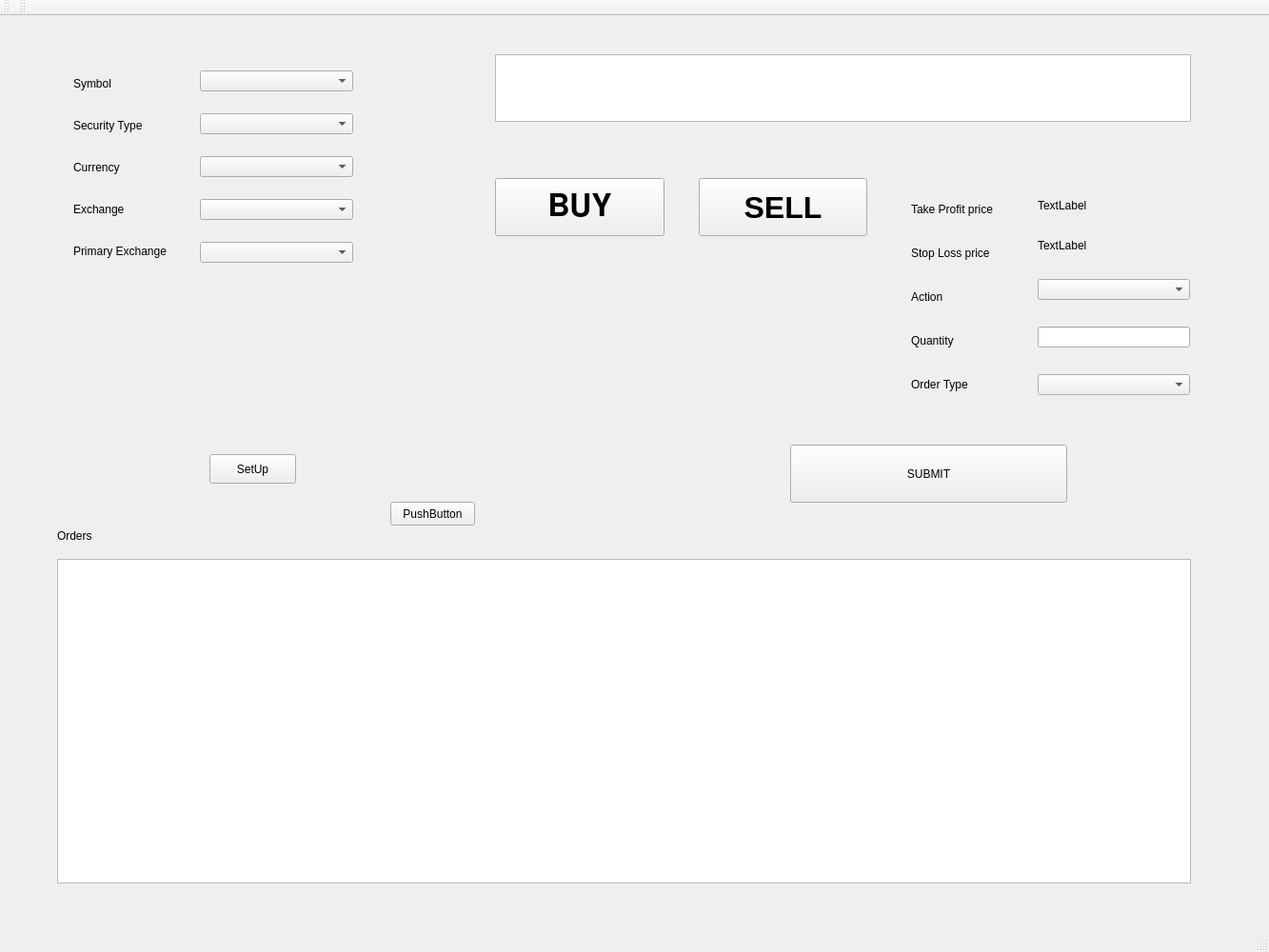
<?xml version="1.0" encoding="UTF-8"?>
<ui version="4.0">
 <class>MainWindow</class>
 <widget class="QMainWindow" name="MainWindow">
  <property name="geometry">
   <rect>
    <x>0</x>
    <y>0</y>
    <width>1333</width>
    <height>1000</height>
   </rect>
  </property>
  <property name="sizePolicy">
   <sizepolicy hsizetype="Expanding" vsizetype="Fixed">
    <horstretch>0</horstretch>
    <verstretch>0</verstretch>
   </sizepolicy>
  </property>
  <property name="windowTitle">
   <string>MainWindow</string>
  </property>
  <widget class="QWidget" name="centralwidget">
   <property name="sizePolicy">
    <sizepolicy hsizetype="Expanding" vsizetype="Fixed">
     <horstretch>0</horstretch>
     <verstretch>0</verstretch>
    </sizepolicy>
   </property>
   <widget class="QStackedWidget" name="stackedWidget">
    <property name="geometry">
     <rect>
      <x>0</x>
      <y>0</y>
      <width>1301</width>
      <height>1030</height>
     </rect>
    </property>
    <property name="currentIndex">
     <number>0</number>
    </property>
    <widget class="QWidget" name="page">
     <widget class="QWidget" name="layoutWidget">
      <property name="geometry">
       <rect>
        <x>520</x>
        <y>170</y>
        <width>391</width>
        <height>61</height>
       </rect>
      </property>
      <layout class="QHBoxLayout" name="horizontalLayout">
       <item>
        <widget class="QPushButton" name="buyButton">
         <property name="sizePolicy">
          <sizepolicy hsizetype="Minimum" vsizetype="Preferred">
           <horstretch>0</horstretch>
           <verstretch>0</verstretch>
          </sizepolicy>
         </property>
         <property name="font">
          <font>
           <family>FreeSans</family>
           <pointsize>24</pointsize>
           <weight>75</weight>
           <bold>true</bold>
          </font>
         </property>
         <property name="text">
          <string>BUY</string>
         </property>
        </widget>
       </item>
       <item>
        <spacer name="horizontalSpacer">
         <property name="orientation">
          <enum>Qt::Horizontal</enum>
         </property>
         <property name="sizeType">
          <enum>QSizePolicy::Maximum</enum>
         </property>
         <property name="sizeHint" stdset="0">
          <size>
           <width>30</width>
           <height>28</height>
          </size>
         </property>
        </spacer>
       </item>
       <item>
        <widget class="QPushButton" name="sellButton">
         <property name="sizePolicy">
          <sizepolicy hsizetype="Minimum" vsizetype="Preferred">
           <horstretch>0</horstretch>
           <verstretch>0</verstretch>
          </sizepolicy>
         </property>
         <property name="font">
          <font>
           <pointsize>24</pointsize>
           <weight>75</weight>
           <bold>true</bold>
          </font>
         </property>
         <property name="autoFillBackground">
          <bool>true</bool>
         </property>
         <property name="styleSheet">
          <string notr="true"/>
         </property>
         <property name="text">
          <string>SELL</string>
         </property>
        </widget>
       </item>
      </layout>
     </widget>
     <widget class="QTableView" name="orderTableView">
      <property name="geometry">
       <rect>
        <x>60</x>
        <y>570</y>
        <width>1191</width>
        <height>341</height>
       </rect>
      </property>
     </widget>
     <widget class="QPushButton" name="pushButton">
      <property name="geometry">
       <rect>
        <x>410</x>
        <y>510</y>
        <width>89</width>
        <height>25</height>
       </rect>
      </property>
      <property name="text">
       <string>PushButton</string>
      </property>
     </widget>
     <widget class="QPushButton" name="pushButton_2">
      <property name="geometry">
       <rect>
        <x>830</x>
        <y>450</y>
        <width>291</width>
        <height>61</height>
       </rect>
      </property>
      <property name="text">
       <string>SUBMIT</string>
      </property>
     </widget>
     <widget class="QLabel" name="label_2">
      <property name="geometry">
       <rect>
        <x>60</x>
        <y>530</y>
        <width>191</width>
        <height>31</height>
       </rect>
      </property>
      <property name="text">
       <string>Orders</string>
      </property>
     </widget>
     <widget class="QTableView" name="dataTableView">
      <property name="geometry">
       <rect>
        <x>520</x>
        <y>40</y>
        <width>731</width>
        <height>71</height>
       </rect>
      </property>
     </widget>
     <widget class="QWidget" name="verticalLayoutWidget">
      <property name="geometry">
       <rect>
        <x>210</x>
        <y>40</y>
        <width>161</width>
        <height>241</height>
       </rect>
      </property>
      <layout class="QVBoxLayout" name="verticalLayout">
       <item>
        <widget class="QComboBox" name="symbolComboBox"/>
       </item>
       <item>
        <widget class="QComboBox" name="securityTypeComboBox"/>
       </item>
       <item>
        <widget class="QComboBox" name="currencyComboBox"/>
       </item>
       <item>
        <widget class="QComboBox" name="exchangeComboBox"/>
       </item>
       <item>
        <widget class="QComboBox" name="primaryExchangeComboBox"/>
       </item>
      </layout>
     </widget>
     <widget class="QWidget" name="verticalLayoutWidget_2">
      <property name="geometry">
       <rect>
        <x>70</x>
        <y>40</y>
        <width>131</width>
        <height>241</height>
       </rect>
      </property>
      <layout class="QVBoxLayout" name="verticalLayout_2">
       <property name="spacing">
        <number>6</number>
       </property>
       <property name="sizeConstraint">
        <enum>QLayout::SetDefaultConstraint</enum>
       </property>
       <property name="leftMargin">
        <number>7</number>
       </property>
       <item>
        <widget class="QLabel" name="symbolLabel">
         <property name="sizePolicy">
          <sizepolicy hsizetype="Preferred" vsizetype="Fixed">
           <horstretch>0</horstretch>
           <verstretch>0</verstretch>
          </sizepolicy>
         </property>
         <property name="text">
          <string>Symbol</string>
         </property>
        </widget>
       </item>
       <item>
        <widget class="QLabel" name="label_11">
         <property name="sizePolicy">
          <sizepolicy hsizetype="Preferred" vsizetype="Fixed">
           <horstretch>0</horstretch>
           <verstretch>0</verstretch>
          </sizepolicy>
         </property>
         <property name="text">
          <string>Security Type</string>
         </property>
        </widget>
       </item>
       <item>
        <widget class="QLabel" name="label_10">
         <property name="sizePolicy">
          <sizepolicy hsizetype="Preferred" vsizetype="Fixed">
           <horstretch>0</horstretch>
           <verstretch>0</verstretch>
          </sizepolicy>
         </property>
         <property name="text">
          <string>Currency</string>
         </property>
        </widget>
       </item>
       <item>
        <widget class="QLabel" name="label_6">
         <property name="sizePolicy">
          <sizepolicy hsizetype="Preferred" vsizetype="Fixed">
           <horstretch>0</horstretch>
           <verstretch>0</verstretch>
          </sizepolicy>
         </property>
         <property name="text">
          <string>Exchange</string>
         </property>
        </widget>
       </item>
       <item>
        <widget class="QLabel" name="label_5">
         <property name="sizePolicy">
          <sizepolicy hsizetype="Preferred" vsizetype="Fixed">
           <horstretch>0</horstretch>
           <verstretch>0</verstretch>
          </sizepolicy>
         </property>
         <property name="text">
          <string>Primary Exchange</string>
         </property>
        </widget>
       </item>
      </layout>
     </widget>
     <widget class="QWidget" name="verticalLayoutWidget_3">
      <property name="geometry">
       <rect>
        <x>950</x>
        <y>170</y>
        <width>128</width>
        <height>251</height>
       </rect>
      </property>
      <layout class="QVBoxLayout" name="verticalLayout_3">
       <property name="spacing">
        <number>6</number>
       </property>
       <property name="sizeConstraint">
        <enum>QLayout::SetDefaultConstraint</enum>
       </property>
       <property name="leftMargin">
        <number>7</number>
       </property>
       <item>
        <widget class="QLabel" name="label_13">
         <property name="sizePolicy">
          <sizepolicy hsizetype="Preferred" vsizetype="Fixed">
           <horstretch>0</horstretch>
           <verstretch>0</verstretch>
          </sizepolicy>
         </property>
         <property name="text">
          <string>Take Profit price</string>
         </property>
        </widget>
       </item>
       <item>
        <widget class="QLabel" name="label_14">
         <property name="sizePolicy">
          <sizepolicy hsizetype="Preferred" vsizetype="Fixed">
           <horstretch>0</horstretch>
           <verstretch>0</verstretch>
          </sizepolicy>
         </property>
         <property name="text">
          <string>Stop Loss price</string>
         </property>
        </widget>
       </item>
       <item>
        <widget class="QLabel" name="symbolLabel_2">
         <property name="sizePolicy">
          <sizepolicy hsizetype="Preferred" vsizetype="Fixed">
           <horstretch>0</horstretch>
           <verstretch>0</verstretch>
          </sizepolicy>
         </property>
         <property name="text">
          <string>Action</string>
         </property>
        </widget>
       </item>
       <item>
        <widget class="QLabel" name="label_12">
         <property name="sizePolicy">
          <sizepolicy hsizetype="Preferred" vsizetype="Fixed">
           <horstretch>0</horstretch>
           <verstretch>0</verstretch>
          </sizepolicy>
         </property>
         <property name="text">
          <string>Quantity</string>
         </property>
        </widget>
       </item>
       <item>
        <widget class="QLabel" name="label_15">
         <property name="sizePolicy">
          <sizepolicy hsizetype="Preferred" vsizetype="Fixed">
           <horstretch>0</horstretch>
           <verstretch>0</verstretch>
          </sizepolicy>
         </property>
         <property name="text">
          <string>Order Type</string>
         </property>
        </widget>
       </item>
      </layout>
     </widget>
     <widget class="QWidget" name="verticalLayoutWidget_4">
      <property name="geometry">
       <rect>
        <x>1090</x>
        <y>170</y>
        <width>160</width>
        <height>251</height>
       </rect>
      </property>
      <layout class="QVBoxLayout" name="verticalLayout_4">
       <item>
        <widget class="QLabel" name="stopLossLabel">
         <property name="sizePolicy">
          <sizepolicy hsizetype="Preferred" vsizetype="Fixed">
           <horstretch>0</horstretch>
           <verstretch>0</verstretch>
          </sizepolicy>
         </property>
         <property name="text">
          <string>TextLabel</string>
         </property>
        </widget>
       </item>
       <item>
        <widget class="QLabel" name="takeProfitLabel">
         <property name="sizePolicy">
          <sizepolicy hsizetype="Preferred" vsizetype="Fixed">
           <horstretch>0</horstretch>
           <verstretch>0</verstretch>
          </sizepolicy>
         </property>
         <property name="text">
          <string>TextLabel</string>
         </property>
        </widget>
       </item>
       <item>
        <widget class="QComboBox" name="actioncomboBox"/>
       </item>
       <item>
        <widget class="QLineEdit" name="quantityLineEdit"/>
       </item>
       <item>
        <widget class="QComboBox" name="orderTypeComboBox"/>
       </item>
      </layout>
     </widget>
     <widget class="QPushButton" name="setupButton">
      <property name="geometry">
       <rect>
        <x>220</x>
        <y>460</y>
        <width>91</width>
        <height>31</height>
       </rect>
      </property>
      <property name="text">
       <string>SetUp</string>
      </property>
     </widget>
    </widget>
    <widget class="QWidget" name="page_2">
     <widget class="QPushButton" name="buyGoBackButton">
      <property name="geometry">
       <rect>
        <x>950</x>
        <y>40</y>
        <width>89</width>
        <height>25</height>
       </rect>
      </property>
      <property name="text">
       <string>go back</string>
      </property>
     </widget>
     <widget class="QLabel" name="label_8">
      <property name="geometry">
       <rect>
        <x>60</x>
        <y>40</y>
        <width>67</width>
        <height>17</height>
       </rect>
      </property>
      <property name="text">
       <string>BUY</string>
      </property>
     </widget>
     <widget class="QPushButton" name="confirmBuy">
      <property name="geometry">
       <rect>
        <x>710</x>
        <y>410</y>
        <width>271</width>
        <height>71</height>
       </rect>
      </property>
      <property name="text">
       <string>confirm BUY</string>
      </property>
     </widget>
    </widget>
    <widget class="QWidget" name="page_3">
     <widget class="QPushButton" name="sellGoBackButton">
      <property name="geometry">
       <rect>
        <x>990</x>
        <y>30</y>
        <width>89</width>
        <height>25</height>
       </rect>
      </property>
      <property name="text">
       <string>go back</string>
      </property>
     </widget>
     <widget class="QLabel" name="label_7">
      <property name="geometry">
       <rect>
        <x>50</x>
        <y>40</y>
        <width>67</width>
        <height>17</height>
       </rect>
      </property>
      <property name="text">
       <string>SELL</string>
      </property>
     </widget>
    </widget>
    <widget class="QWidget" name="page_4">
     <widget class="QPushButton" name="setupGoBackButton">
      <property name="geometry">
       <rect>
        <x>970</x>
        <y>30</y>
        <width>89</width>
        <height>25</height>
       </rect>
      </property>
      <property name="text">
       <string>go back</string>
      </property>
     </widget>
     <widget class="QLabel" name="label_9">
      <property name="geometry">
       <rect>
        <x>60</x>
        <y>40</y>
        <width>67</width>
        <height>17</height>
       </rect>
      </property>
      <property name="text">
       <string>SETUP</string>
      </property>
     </widget>
    </widget>
   </widget>
  </widget>
  <widget class="QMenuBar" name="menubar">
   <property name="geometry">
    <rect>
     <x>0</x>
     <y>0</y>
     <width>1333</width>
     <height>22</height>
    </rect>
   </property>
  </widget>
  <widget class="QStatusBar" name="statusbar"/>
  <widget class="QToolBar" name="toolBar">
   <property name="windowTitle">
    <string>toolBar</string>
   </property>
   <attribute name="toolBarArea">
    <enum>TopToolBarArea</enum>
   </attribute>
   <attribute name="toolBarBreak">
    <bool>false</bool>
   </attribute>
  </widget>
  <widget class="QToolBar" name="toolBar_2">
   <property name="windowTitle">
    <string>toolBar_2</string>
   </property>
   <attribute name="toolBarArea">
    <enum>TopToolBarArea</enum>
   </attribute>
   <attribute name="toolBarBreak">
    <bool>false</bool>
   </attribute>
  </widget>
 </widget>
 <resources/>
 <connections/>
</ui>
